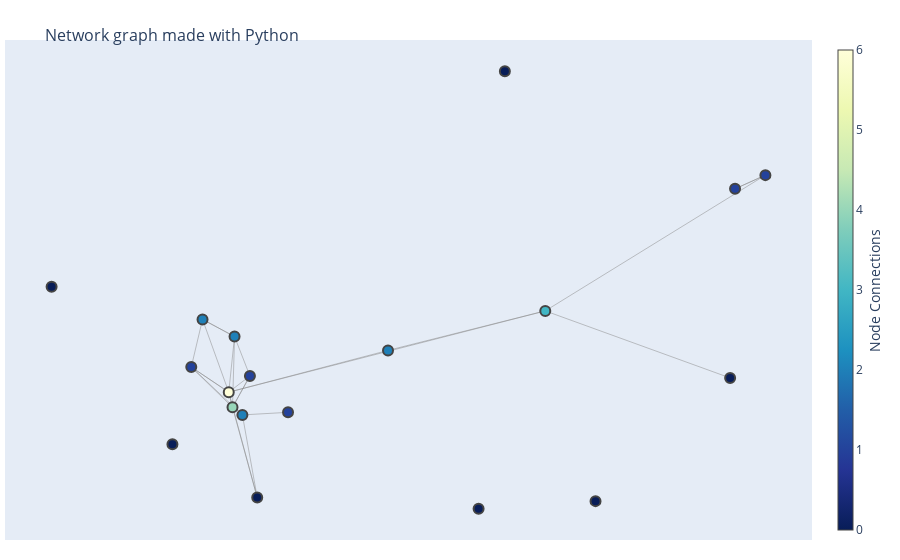

The notebook cell this image was saved under:
### Code cell
# Generate positions for each node using spring layout (you can try other layouts like 'circular_layout' or 'spectral_layout')
pos = nx.spring_layout(subG, seed=42)  # You can also use other layout algorithms

# Assign the positions to each node
for node, p in pos.items():
    subG.nodes[node]['pos'] = p

# Now you can call plot_graph to visualize the graph
# plot_graph(subG,attrinutes=['title', 'tags','inlinks','outlinks'])
plot_graph(subG,attributes=['title', 'tags'])

### Figure 1 — Plotly figure (JSON) as saved in the notebook; plotly's stock layout.template omitted (floating-point values rounded to 4 significant figures)
{"data": [{"hoverinfo": "none", "line": {"color": "#888", "width": 0.5}, "mode": "lines", "type": "scatter", "x": [0.03255, -0.3216, null, 0.03255, 0.3822, null, 0.8042, 0.8717, null, -0.3132, -0.2745, null, -0.3132, -0.3087, null, -0.3132, -0.4049, null, -0.3132, -0.2583, null, -0.3087, -0.2745, null, -0.3087, -0.3799, null, 0.3822, -0.3216, null, 0.3822, 0.7933, null, 0.3822, 0.8717, null, -0.4049, -0.3216, null, -0.2912, -0.4049, null, -0.2912, -0.2583, null, -0.3799, -0.3087, null, -0.3799, -0.4049, null, -0.1898, -0.2912, null, -0.2745, -0.3132, null, 0.8717, 0.8042, null, -0.3216, -0.2745, null, -0.3216, -0.3132, null, -0.3216, -0.3799, null, -0.3216, -0.3087, null, -0.3216, -0.4049, null, -0.3216, -0.2583, null], "y": [0.01502, -0.1324, null, 0.01502, 0.1544, null, 0.5852, 0.6335, null, -0.1858, -0.07501, null, -0.1858, 0.06374, null, -0.1858, -0.04372, null, -0.1858, -0.5039, null, 0.06374, -0.07501, null, 0.06374, 0.1244, null, 0.1544, -0.1324, null, 0.1544, -0.08217, null, 0.1544, 0.6335, null, -0.04372, -0.1324, null, -0.2126, -0.04372, null, -0.2126, -0.5039, null, 0.1244, 0.06374, null, 0.1244, -0.04372, null, -0.2036, -0.2126, null, -0.07501, -0.1858, null, 0.6335, 0.5852, null, -0.1324, -0.07501, null, -0.1324, -0.1858, null, -0.1324, 0.1244, null, -0.1324, 0.06374, null, -0.1324, -0.04372, null, -0.1324, -0.5039, null]}, {"hoverinfo": "text", "marker": {"color": [2, 1, 4, 2, 3, 1, 2, 0, 2, 0, 1, 0, 0, 0, 0, 0, 1, 1, 6], "colorbar": {"thickness": 15, "title": {"side": "right", "text": "Node Connections"}, "xanchor": "left"}, "colorscale": [[0, "rgb(255,255,217)"], [0.125, "rgb(237,248,177)"], [0.25, "rgb(199,233,180)"], [0.375, "rgb(127,205,187)"], [0.5, "rgb(65,182,196)"], [0.625, "rgb(29,145,192)"], [0.75, "rgb(34,94,168)"], [0.875, "rgb(37,52,148)"], [1, "rgb(8,29,88)"]], "line": {"width": 2}, "reversescale": true, "showscale": true, "size": 10}, "mode": "markers", "text": ["<b>ID:</b> model_selection<br><b>title:</b> Model Selection<br><b>tags:</b> ['ml_process', 'deleted', 'evaluation']", "<b>ID:</b> adjusted_r_squared<br><b>title:</b> Adjusted R squared<br><b>tags:</b> ['statistics', 'evaluation']", "<b>ID:</b> confusion_matrix<br><b>title:</b> Confusion Matrix<br><b>tags:</b> ['evaluation']", "<b>ID:</b> precision<br><b>title:</b> Precision<br><b>tags:</b> ['evaluation']", "<b>ID:</b> model_evaluation<br><b>title:</b> Model Evaluation<br><b>tags:</b> ['evaluation', 'deleted']", "<b>ID:</b> recall<br><b>title:</b> Recall<br><b>tags:</b> ['evaluation']", "<b>ID:</b> roc_(receiver_operating_characteristic)<br><b>title:</b> ROC (Receiver Operating Characteristic)<br><b>tags:</b> ['evaluation']", "<b>ID:</b> specificity<br><b>title:</b> Specificity<br><b>tags:</b> ['evaluation']", "<b>ID:</b> precision_or_recall<br><b>title:</b> Precision or Recall<br><b>tags:</b> ['evaluation']", "<b>ID:</b> evaluating_language_models<br><b>title:</b> Evaluating Language Models<br><b>tags:</b> ['evaluation', 'language_models']", "<b>ID:</b> auc<br><b>title:</b> AUC<br><b>tags:</b> ['evaluation']", "<b>ID:</b> regularisation_of_tree_based_models<br><b>title:</b> Regularisation of Tree based models<br><b>tags:</b> ['ml_process', 'ml_optimisation', 'evaluation', 'model_explainability']", "<b>ID:</b> recommender_systems<br><b>title:</b> Recommender systems<br><b>tags:</b> ['evaluation', 'model_algorithm']", "<b>ID:</b> accessing_gen_ai_generated_content<br><b>title:</b> Accessing Gen AI generated content<br><b>tags:</b> ['GenAI', 'evaluation']", "<b>ID:</b> cost-sensitive_analysis<br><b>title:</b> Cost-Sensitive Analysis<br><b>tags:</b> ['evaluation']", "<b>ID:</b> feature_importance<br><b>title:</b> Feature Importance<br><b>tags:</b> ['ml_process', 'evaluation', 'model_explainability']", "<b>ID:</b> accuracy<br><b>title:</b> Accuracy<br><b>tags:</b> ['evaluation']", "<b>ID:</b> regression_metrics<br><b>title:</b> Regression Metrics<br><b>tags:</b> ['code_snippet', 'evaluation']", "<b>ID:</b> evaluation_metrics<br><b>title:</b> Evaluation Metrics<br><b>tags:</b> ['code_snippet', 'evaluation']"], "type": "scatter", "x": [0.03255, 0.8042, -0.3132, -0.3087, 0.3822, -0.4049, -0.2912, -0.2583, -0.3799, 0.234, -0.1898, -0.4468, 0.2924, -0.7155, 0.494, 0.7933, -0.2745, 0.8717, -0.3216], "y": [0.01502, 0.5852, -0.1858, 0.06374, 0.1544, -0.04372, -0.2126, -0.5039, 0.1244, -0.5437, -0.2036, -0.3164, 1.0, 0.24, -0.5169, -0.08217, -0.07501, 0.6335, -0.1324]}], "layout": {"annotations": [{"showarrow": false, "text": "", "x": 0.005, "xref": "paper", "y": -0.002, "yref": "paper"}], "hovermode": "closest", "margin": {"b": 20, "l": 5, "r": 5, "t": 40}, "showlegend": false, "title": {"font": {"size": 16}, "text": "<br>Network graph made with Python"}, "xaxis": {"showgrid": false, "showticklabels": false, "zeroline": false}, "yaxis": {"showgrid": false, "showticklabels": false, "zeroline": false}}}
